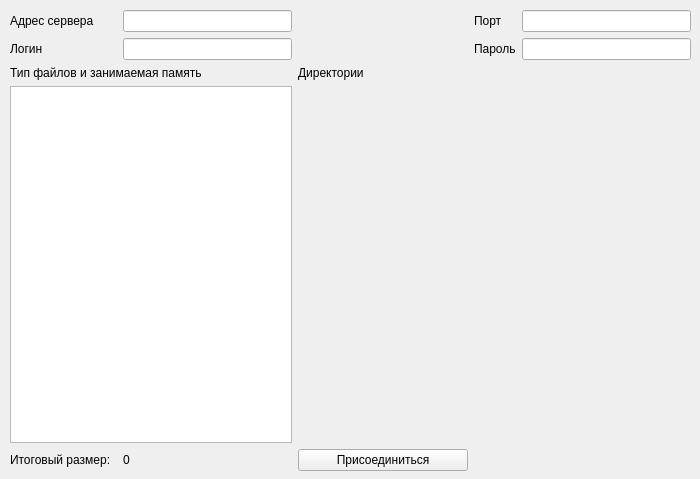
<?xml version="1.0" encoding="UTF-8"?>
<ui version="4.0">
 <class>Form</class>
 <widget class="QWidget" name="Form">
  <property name="geometry">
   <rect>
    <x>0</x>
    <y>0</y>
    <width>700</width>
    <height>479</height>
   </rect>
  </property>
  <property name="windowTitle">
   <string>Form</string>
  </property>
  <widget class="QWidget" name="gridLayoutWidget">
   <property name="geometry">
    <rect>
     <x>10</x>
     <y>10</y>
     <width>681</width>
     <height>461</height>
    </rect>
   </property>
   <layout class="QGridLayout" name="gridLayout">
    <item row="1" column="0">
     <widget class="QLabel" name="label_login">
      <property name="text">
       <string>Логин</string>
      </property>
     </widget>
    </item>
    <item row="0" column="2">
     <widget class="QLineEdit" name="lineEdit_adress"/>
    </item>
    <item row="1" column="2">
     <widget class="QLineEdit" name="lineEdit_login"/>
    </item>
    <item row="0" column="0">
     <widget class="QLabel" name="label_adress">
      <property name="text">
       <string>Адрес сервера</string>
      </property>
     </widget>
    </item>
    <item row="3" column="0" colspan="3">
     <widget class="QTableView" name="tableView_result_type_and_size"/>
    </item>
    <item row="4" column="2">
     <widget class="QLabel" name="label_size">
      <property name="text">
       <string>0</string>
      </property>
     </widget>
    </item>
    <item row="0" column="5">
     <widget class="QLineEdit" name="lineEdit_port"/>
    </item>
    <item row="4" column="0">
     <widget class="QLabel" name="label_final_size">
      <property name="text">
       <string>Итоговый размер:</string>
      </property>
     </widget>
    </item>
    <item row="1" column="5">
     <widget class="QLineEdit" name="lineEdit_password"/>
    </item>
    <item row="0" column="3">
     <spacer name="horizontalSpacer">
      <property name="orientation">
       <enum>Qt::Horizontal</enum>
      </property>
      <property name="sizeHint" stdset="0">
       <size>
        <width>40</width>
        <height>20</height>
       </size>
      </property>
     </spacer>
    </item>
    <item row="0" column="4">
     <widget class="QLabel" name="label_port">
      <property name="text">
       <string>Порт</string>
      </property>
     </widget>
    </item>
    <item row="4" column="3">
     <widget class="QPushButton" name="pushButton_connect">
      <property name="text">
       <string>Присоединиться</string>
      </property>
     </widget>
    </item>
    <item row="1" column="4">
     <widget class="QLabel" name="label_password">
      <property name="text">
       <string>Пароль</string>
      </property>
     </widget>
    </item>
    <item row="2" column="0" colspan="3">
     <widget class="QLabel" name="label_by_type">
      <property name="text">
       <string>Тип файлов и занимаемая память</string>
      </property>
     </widget>
    </item>
    <item row="2" column="3" colspan="3">
     <widget class="QLabel" name="label_directory">
      <property name="text">
       <string>Директории</string>
      </property>
     </widget>
    </item>
   </layout>
  </widget>
 </widget>
 <resources/>
 <connections/>
</ui>
